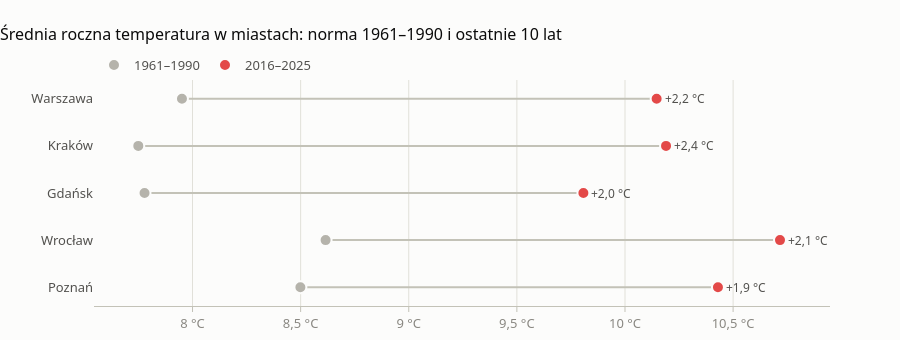

Notebook cell for this chart:
### Code cell
charts.city_dumbbell(yearly)

### Figure 1 — Plotly figure (JSON) as saved in the notebook; plotly's stock layout.template omitted (floating-point values rounded to 4 significant figures)
{"data": [{"hoverinfo": "skip", "line": {"color": "#c3c2b7", "width": 2}, "mode": "lines", "showlegend": false, "type": "scatter", "x": [8.499, 10.43], "y": ["Poznań", "Poznań"]}, {"hoverinfo": "skip", "line": {"color": "#c3c2b7", "width": 2}, "mode": "lines", "showlegend": false, "type": "scatter", "x": [8.615, 10.72], "y": ["Wrocław", "Wrocław"]}, {"hoverinfo": "skip", "line": {"color": "#c3c2b7", "width": 2}, "mode": "lines", "showlegend": false, "type": "scatter", "x": [7.778, 9.808], "y": ["Gdańsk", "Gdańsk"]}, {"hoverinfo": "skip", "line": {"color": "#c3c2b7", "width": 2}, "mode": "lines", "showlegend": false, "type": "scatter", "x": [7.749, 10.19], "y": ["Kraków", "Kraków"]}, {"hoverinfo": "skip", "line": {"color": "#c3c2b7", "width": 2}, "mode": "lines", "showlegend": false, "type": "scatter", "x": [7.951, 10.15], "y": ["Warszawa", "Warszawa"]}, {"hovertemplate": "%{x:.1f} °C<extra>1961–1990</extra>", "marker": {"color": "#b5b3ab", "line": {"color": "#fcfcfb", "width": 2}, "size": 12}, "mode": "markers", "name": "1961–1990", "type": "scatter", "x": [8.499, 8.615, 7.778, 7.749, 7.951], "y": ["Poznań", "Wrocław", "Gdańsk", "Kraków", "Warszawa"]}, {"hovertemplate": "%{x:.1f} °C<extra>2016–2025</extra>", "marker": {"color": "#e34948", "line": {"color": "#fcfcfb", "width": 2}, "size": 12}, "mode": "markers", "name": "2016–2025", "type": "scatter", "x": [10.43, 10.72, 9.808, 10.19, 10.15], "y": ["Poznań", "Wrocław", "Gdańsk", "Kraków", "Warszawa"]}], "layout": {"annotations": [{"font": {"color": "#52514e", "size": 12}, "showarrow": false, "text": "+1,9 °C", "x": 10.43, "xanchor": "left", "xshift": 6, "y": "Poznań"}, {"font": {"color": "#52514e", "size": 12}, "showarrow": false, "text": "+2,1 °C", "x": 10.72, "xanchor": "left", "xshift": 6, "y": "Wrocław"}, {"font": {"color": "#52514e", "size": 12}, "showarrow": false, "text": "+2,0 °C", "x": 9.808, "xanchor": "left", "xshift": 6, "y": "Gdańsk"}, {"font": {"color": "#52514e", "size": 12}, "showarrow": false, "text": "+2,4 °C", "x": 10.19, "xanchor": "left", "xshift": 6, "y": "Kraków"}, {"font": {"color": "#52514e", "size": 12}, "showarrow": false, "text": "+2,2 °C", "x": 10.15, "xanchor": "left", "xshift": 6, "y": "Warszawa"}], "bargap": 0.25, "font": {"color": "#52514e", "family": "system-ui, -apple-system, \"Segoe UI\", sans-serif", "size": 13}, "height": 340, "hoverlabel": {"bgcolor": "#fcfcfb", "bordercolor": "#c3c2b7", "font": {"family": "system-ui, -apple-system, \"Segoe UI\", sans-serif"}}, "hovermode": "closest", "legend": {"font": {"color": "#52514e"}, "orientation": "h", "x": 0, "y": 1.0, "yanchor": "bottom"}, "margin": {"b": 8, "l": 8, "r": 70, "t": 80}, "paper_bgcolor": "#fcfcfb", "plot_bgcolor": "#fcfcfb", "separators": ", ", "showlegend": true, "title": {"font": {"color": "#0b0b0b", "size": 16}, "text": "Średnia roczna temperatura w miastach: norma 1961–1990 i ostatnie 10 lat", "x": 0, "xanchor": "left"}, "xaxis": {"dtick": 0.5, "gridcolor": "#e1e0d9", "linecolor": "#c3c2b7", "showgrid": true, "tick0": 0, "tickcolor": "#c3c2b7", "tickfont": {"color": "#898781"}, "ticks": "outside", "ticksuffix": " °C"}, "yaxis": {"gridcolor": "#e1e0d9", "gridwidth": 1, "showgrid": false, "tickfont": {"color": "#52514e"}, "title": {"font": {"color": "#898781", "size": 12}, "text": ""}, "zeroline": false}}}
